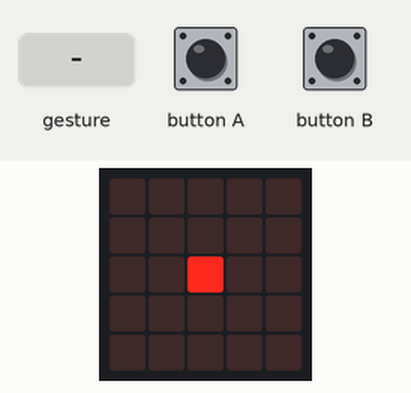
Simulated run of this program. Board: BBC micro:bit (MakeCode). On the bench: the board's 5×5 LED display. The inputs (shaded band) are chosen by the test bench. A tilt is held for 1.5 s and a shake lasts 1 s, then the board lies face up again.

Above: at 1.2 s.
1.3 s: button A pressed for 0.15 s
At 2.2 s:
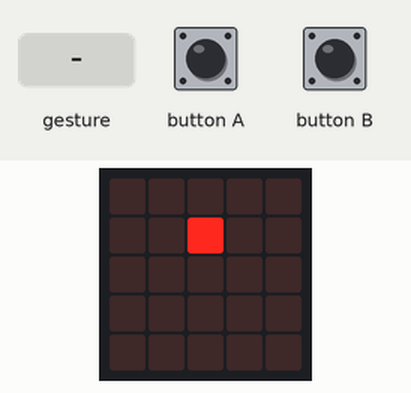
2.9 s: gesture 'tilt left'
At 3.6 s:
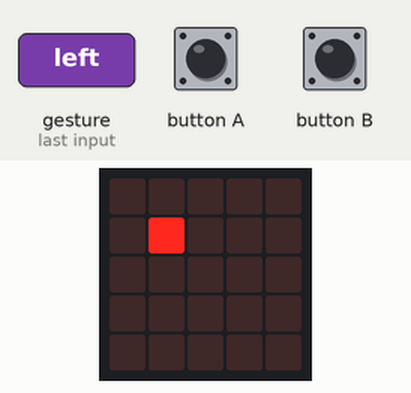
4.5 s: button B pressed for 0.15 s
At 5.8 s:
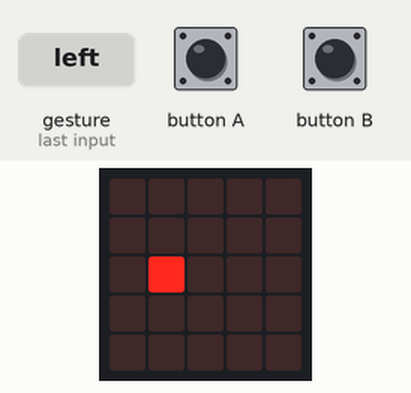
6.1 s: button B pressed for 0.15 s
At 7.2 s:
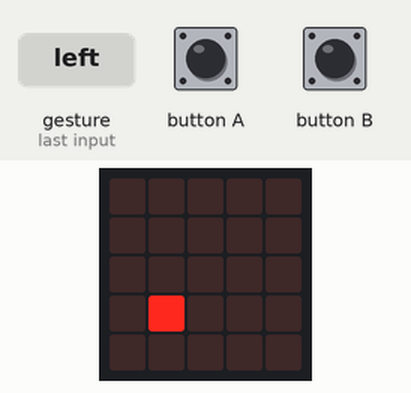
7.7 s: gesture 'tilt right'
At 8.6 s:
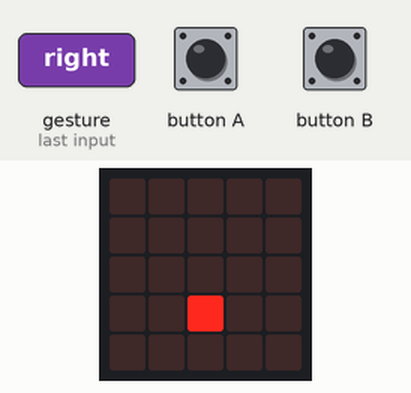
9.3 s: button B pressed for 0.15 s
At 10.9 s:
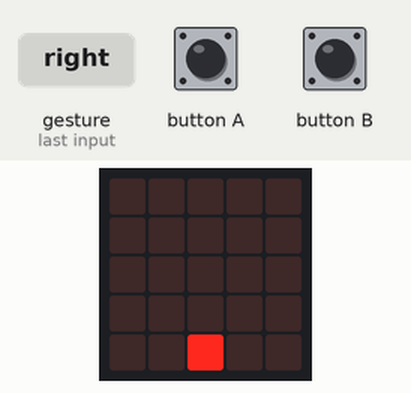
Timing chart, 0 to 11.9 s (numbered marks = the images above; inputs shaded):
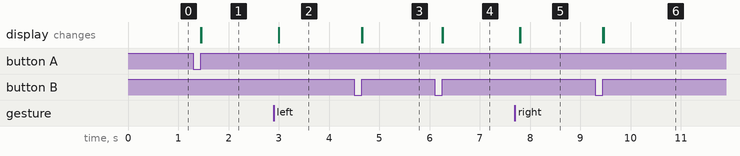

The program:

main.ts
```typescript
input.onGesture(Gesture.TiltLeft, function () {
    if (x > 0) {
        led.unplot(x, y)
        x += -1
    }
})
input.onButtonPressed(Button.A, function () {
    if (y > 0) {
        led.unplot(x, y)
        y += -1
    }
})
input.onButtonPressed(Button.B, function () {
    if (y < 4) {
        led.unplot(x, y)
        y += 1
    }
})
input.onGesture(Gesture.TiltRight, function () {
    if (x < 4) {
        led.unplot(x, y)
        x += 1
    }
})
let y = 0
let x = 0
x = 2
y = 2
basic.forever(function () {
    led.plot(x, y)
})
```

test.ts
```typescript
// 在這裡測試；當此封包作為擴充功能時，將不會編譯此內容。
```

Measured:
- after the input at 1.3 s, the display: first changes after 0.15 s (image 1 shows a later state)
- after the input at 2.9 s, the display: first changes after 0.10 s (image 2 shows a later state)
- after the input at 4.5 s, the display: first changes after 0.15 s (image 3 shows a later state)
- after the input at 6.1 s, the display: first changes after 0.15 s (image 4 shows a later state)
- after the input at 7.7 s, the display: first changes after 0.10 s (image 5 shows a later state)
- after the input at 9.3 s, the display: first changes after 0.15 s (image 6 shows a later state)
